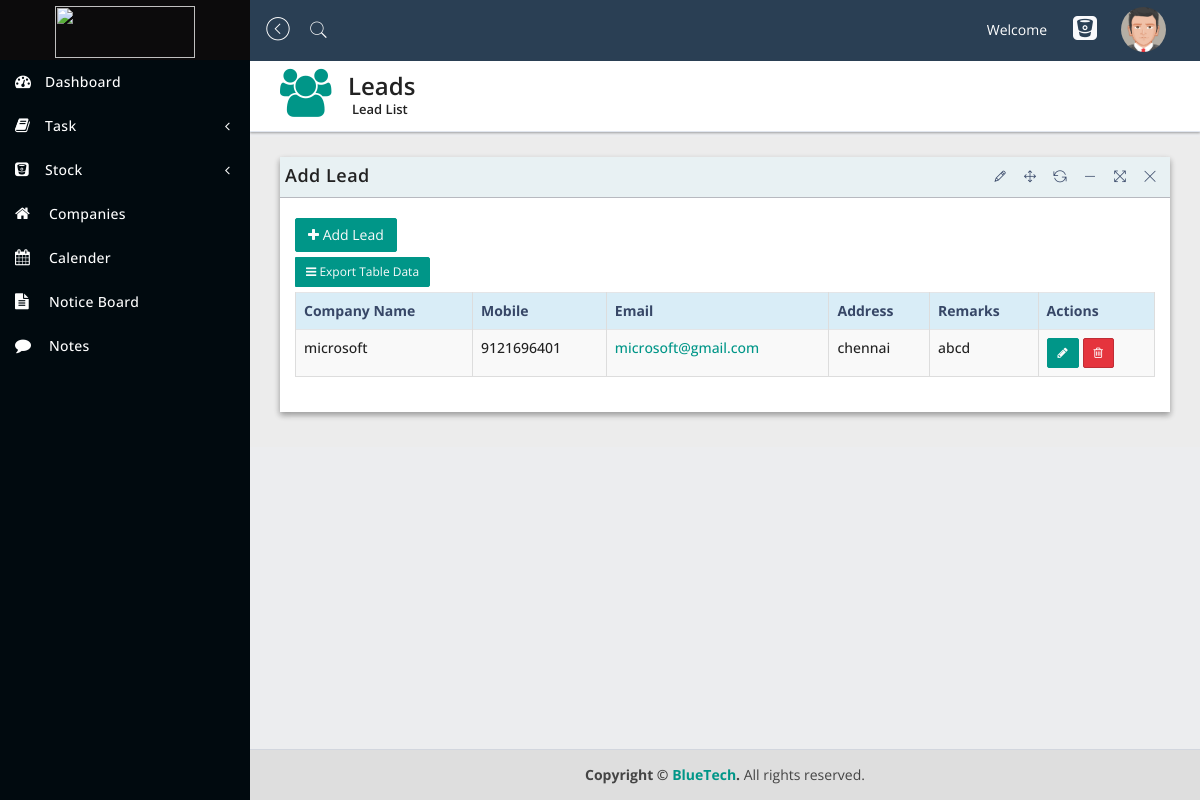
/sales/lead, run on the app's committed database.
### Sales/models.py (models this page shows)
class Lead(models.Model):
    name = models.CharField(max_length=100)
    phone_no = models.CharField(max_length=15)
    email = models.EmailField(max_length=254)
    address = models.CharField(max_length=1000)
    remarks = models.CharField(max_length=500)

### Sales/views.py (the view)
# urls.py: path('lead', views.lead_list, name='lead_list'),
def lead_list(request):
    leads = Lead.objects.all()
    return render(request, "Sales/Llist.html", {"leads": leads})

### Sales/templates/Sales/Llist.html (shortened to what this page needs)
{% extends "home/navbar.html" %}
{% load widget_tweaks %}
{% block body %}
    <div class="content-wrapper">
        <section class="content-header">
            <div class="header-icon">
                <i class="fa fa-users"></i>
            </div>
            <div class="header-title">
                <h1>Leads</h1>
                <small>Lead List</small>
            </div>
        </section>
        <section class="content">
            <div class="row">
                <div class="col-sm-12">
                    <div class="panel panel-bd lobidrag">
                        <div class="panel-heading">
                            <div class="btn-group" id="buttonexport">
                                <a href="{% url "sales:add_lead" %}">
                                 <h4>Add Lead</h4>
                              </a>
                           </div>
                        </div>
                        <div class=" panel-body">
                                <div class="btn-group">
                                    <div class="buttonexport" id="buttonlist">
                                        <a class="btn btn-add" href="{% url "sales:add_lead" %}"> <i
                                                class="fa fa-plus"></i> Add Lead
                                        </a>
                                    </div>
                                    <button class="btn btn-exp btn-sm dropdown-toggle" data-toggle="dropdown"><i
                                            class="fa fa-bars"></i> Export Table Data
                                    </button>
                                </div>
                                <div class="table-responsive">
                                    <table id="dataTableExample1"
                                           class="table table-bordered table-striped table-hover">
                                        <thead>
                                        <tr class="info">
                                            <th>Company Name</th>
                                            <th>Mobile</th>
                                            <th>Email</th>
                                            <th>Address</th>
                                            <th>Remarks</th>
                                            <th>Actions</th>
                                        </tr>
                                        </thead>
                                        <tbody>
                                        {% for lead in leads %}
                                            <tr>
                                                <td>
                                                    {{ lead.name }}
                                                </td>
                                                <td>{{ lead.phone_no }}</td>
                                                <td><a href="{{ lead.email }}" class="__cf_email__"
                                                       data-cfemail="6a0b06180b10132a1e020f070f07030403191e0f1844090507">{{ lead.email }}</a>
                                                </td>
                                                <td>{{ lead.address }}</td>
                                                <td>{{ lead.remarks }}</td>
                                                <td>
                                                    <a href="{% url 'sales:update_lead' lead.id %}"
                                                       type="button" class="btn btn-add btn-sm" data-toggle="modal"><i
                                                            class="fa fa-pencil"></i>
                                                    </a>
                                                    <a href="{% url 'sales:remove_lead' lead.id %}"
                                                       type="button" class="btn btn-danger btn-sm"
                                                       data-toggle="modal"><i
                                                            class="fa fa-trash-o"></i></a>
                                                </td>
                                            </tr>
                                        {% endfor %}
                                        </tbody>
                                    </table>
                                </div>
                            </div>
                        </div>
                    </div>
                </div>
        </section>
    </div>
{% endblock %}

### data on the page
Lead: name "microsoft", phone_no "9121696401", email "microsoft@gmail.com", address "chennai", remarks "abcd"
